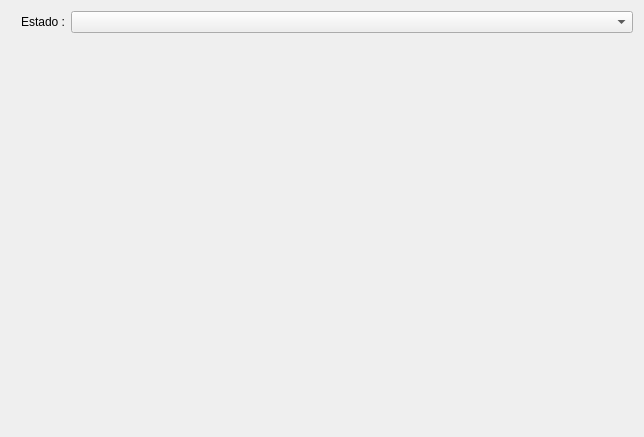
<?xml version="1.0" encoding="UTF-8"?>
<ui version="4.0">
 <class>consultaServico</class>
 <widget class="QWidget" name="consultaServico">
  <property name="geometry">
   <rect>
    <x>0</x>
    <y>0</y>
    <width>644</width>
    <height>437</height>
   </rect>
  </property>
  <property name="windowTitle">
   <string>Form</string>
  </property>
  <layout class="QVBoxLayout" name="verticalLayout_4">
   <item>
    <layout class="QVBoxLayout" name="verticalLayout">
     <item>
      <layout class="QHBoxLayout" name="horizontalLayout_2">
       <item>
        <spacer name="horizontalSpacer">
         <property name="orientation">
          <enum>Qt::Horizontal</enum>
         </property>
         <property name="sizeType">
          <enum>QSizePolicy::Maximum</enum>
         </property>
         <property name="sizeHint" stdset="0">
          <size>
           <width>10</width>
           <height>20</height>
          </size>
         </property>
        </spacer>
       </item>
       <item>
        <widget class="QLabel" name="leTable">
         <property name="maximumSize">
          <size>
           <width>150</width>
           <height>16777215</height>
          </size>
         </property>
         <property name="text">
          <string>Estado :</string>
         </property>
        </widget>
       </item>
       <item>
        <widget class="QComboBox" name="cbTable">
         <property name="sizePolicy">
          <sizepolicy hsizetype="Expanding" vsizetype="Fixed">
           <horstretch>0</horstretch>
           <verstretch>0</verstretch>
          </sizepolicy>
         </property>
        </widget>
       </item>
      </layout>
     </item>
     <item>
      <widget class="QStackedWidget" name="swExtentedTable">
       <property name="currentIndex">
        <number>-1</number>
       </property>
      </widget>
     </item>
    </layout>
   </item>
  </layout>
 </widget>
 <resources/>
 <connections/>
</ui>
